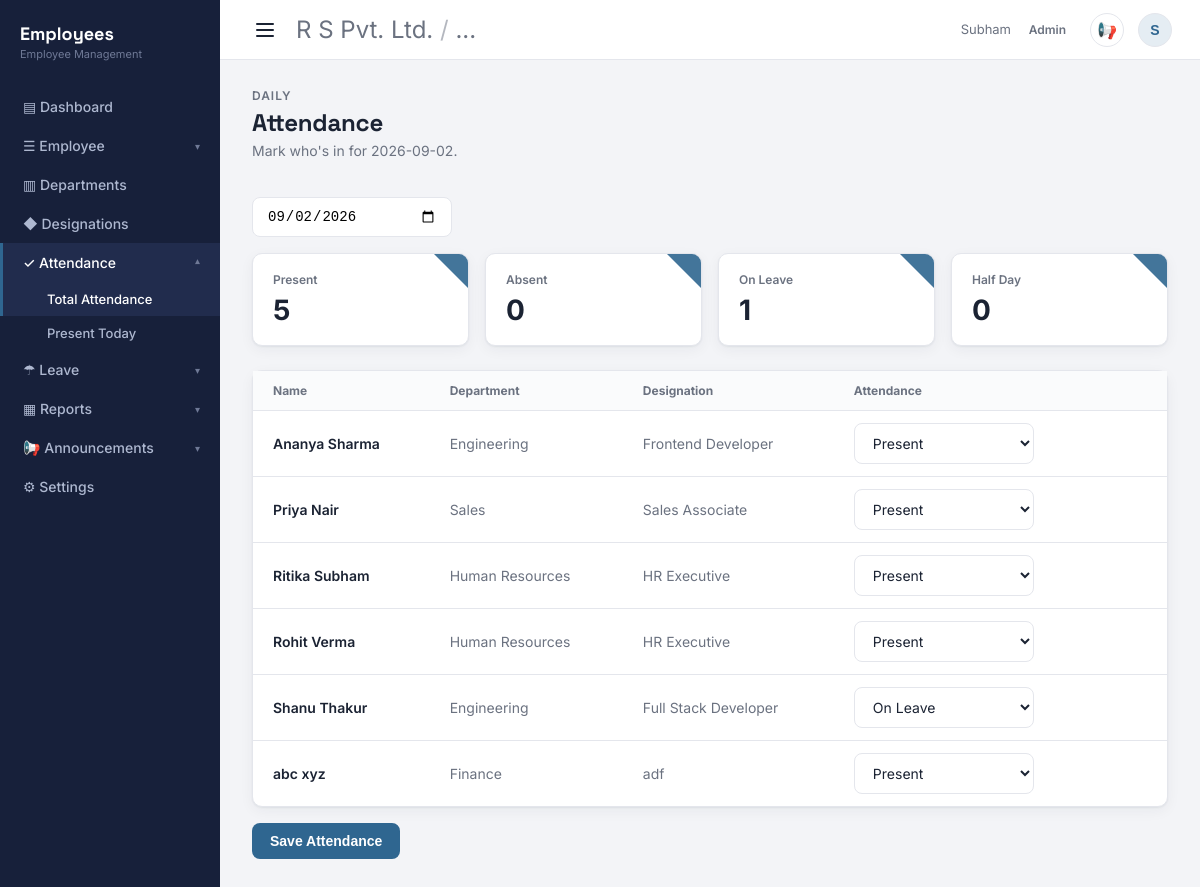
Screenshot of /attendance (signed in) with the database file from the repository.
### tables this page shows
CREATE TABLE employees (
    id INTEGER PRIMARY KEY AUTOINCREMENT,
    registration_no TEXT UNIQUE,
    name TEXT NOT NULL,
    email TEXT NOT NULL,
    phone TEXT,
    department TEXT NOT NULL,
    role TEXT NOT NULL,
    status TEXT NOT NULL DEFAULT 'Active',
    salary REAL,
    experience_years REAL,
    join_date TEXT NOT NULL,
    paid_leaves_override INTEGER,
    unpaid_leaves_override INTEGER,
    total_leaves_override INTEGER
);

CREATE TABLE attendance (
    id INTEGER PRIMARY KEY AUTOINCREMENT,
    employee_id INTEGER NOT NULL,
    date TEXT NOT NULL,
    status TEXT NOT NULL DEFAULT 'Present',
    check_in TEXT,
    check_out TEXT,
    UNIQUE(employee_id, date),
    FOREIGN KEY (employee_id) REFERENCES employees(id) ON DELETE CASCADE
);

### app.py (the view, shortened to what this page needs)
@app.route("/attendance", methods=["GET", "POST"])
@login_required
def attendance():
    db = get_db()
    is_staff = session.get("role") in ("Admin", "HR Manager")
    selected_date = request.form.get("date") or request.args.get("date") or date.today().isoformat()
    if is_staff:
        employees = db.execute("SELECT * FROM employees ORDER BY name").fetchall()
    else:
        emp_id = current_employee_id()
        employees = db.execute("SELECT * FROM employees WHERE id = ?", (emp_id,)).fetchall() if emp_id else []
    marked = {
        row["employee_id"]: row["status"]
        for row in db.execute("SELECT employee_id, status FROM attendance WHERE date = ?", (selected_date,)).fetchall()
    }
    roster = [{"employee": e, "status": marked.get(e["id"], "Present")} for e in employees]
    summary = {s: 0 for s in ATTENDANCE_STATUSES}
    for entry in roster:
        summary[entry["status"]] = summary.get(entry["status"], 0) + 1
    return render_template(
        "attendance.html",
        roster=roster,
        selected_date=selected_date,
        today=date.today().isoformat(),
        statuses=ATTENDANCE_STATUSES,
        summary=summary,
        is_staff=is_staff,
    )

### app.py (called while the page is built)
def login_required(view):
    @wraps(view)
    def wrapped(*args, **kwargs):
        if not session.get("logged_in"):
            return redirect(url_for("login"))
        return view(*args, **kwargs)
    return wrapped

def get_db():
    if "db" not in g:
        g.db = db_compat.connect(DB_PATH)
        g.db.execute("PRAGMA foreign_keys = ON")
    return g.db

### db_compat.py (called while the page is built)
    def connect(sqlite_path):
        conn = sqlite3.connect(sqlite_path)
        conn.row_factory = sqlite3.Row
        return conn

### templates/attendance.html (shortened to what this page needs)
{% extends "base.html" %}
{% from "_macros.html" import status_badge %}
{% block content %}
<div class="page-head">
  <div>
    <div class="eyebrow">Daily</div>
    <h1>Attendance</h1>
    {% if is_staff %}
    <p class="sub">Mark who's in for {{ selected_date }}.</p>
    {% elif selected_date == today %}
    <p class="sub">Mark your own attendance for today.</p>
    {% else %}
    <p class="sub">Viewing your attendance for {{ selected_date }} (read-only — only today can be marked).</p>
    {% endif %}
  </div>
</div>
<form method="get" action="{{ url_for('attendance') }}" class="filter-bar" style="margin-bottom: 16px;">
  <input
    type="date"
    name="date"
    value="{{ selected_date }}"
    max="{{ today }}"
    class="search-input"
    style="max-width: 200px;"
    onchange="this.form.submit()"
  />
</form>
<div class="stat-row" id="attendance-stat-row">
  {% for status in statuses %}
  <div class="card stat-card stat-card-clickable" data-status="{{ status }}" role="button" tabindex="0" title="Show only {{ status }}">
    <div class="stat-corner" style="background: var(--primary);"></div>
    <div class="stat-label">{{ status }}</div>
    <div class="stat-value">{{ summary.get(status, 0) }}</div>
  </div>
  {% endfor %}
</div>
<form method="post" action="{{ url_for('attendance') }}">
  <div class="card" style="padding: 0;">
    <div style="overflow-x: auto;">
    <table>
      <thead>
        <tr>
          <th>Name</th>
          <th>Department</th>
          <th>Designation</th>
          <th>Attendance</th>
        </tr>
      </thead>
      <tbody>
        {% for entry in roster %}
        <tr data-status="{{ entry.status }}">
          <td style="font-weight: 600;">{{ entry.employee['name'] }}</td>
          <td style="color: var(--text-muted);">{{ entry.employee['department'] }}</td>
          <td style="color: var(--text-muted);">{{ entry.employee['role'] }}</td>
          <td>
            <select name="status_{{ entry.employee['id'] }}" class="filter-select attendance-select" data-emp-id="{{ entry.employee['id'] }}" {% if not is_staff and selected_date != today %}disabled{% endif %}>
              {% for status in statuses %}
              <option value="{{ status }}" {% if status == entry.status %}selected{% endif %}>{{ status }}</option>
              {% endfor %}
            </select>
          </td>
        </tr>
        {% else %}
        <tr>
          <td colspan="4" style="color: var(--text-muted);">No employees yet — add one to get started.</td>
        </tr>
        {% endfor %}
      </tbody>
    </table>
    </div>
  </div>
  {% if roster and (is_staff or selected_date == today) %}
  <div style="margin-top: 16px;">
    <button type="submit" class="btn btn-primary">Save Attendance</button>
  </div>
  {% endif %}
</form>
{% endblock %}

### static/css/style.css (style rules this page uses)
:root { --bg: #f3f4f7; --surface: #ffffff; --sidebar: #17203a; --sidebar-hover: #212c4d; --sidebar-text: #aeb8d0; --sidebar-text-dim: #6f7996; --primary: #2f6690; --primary-dark: #234c6c; --primary-soft: #e5edf3; --accent-green: #4c9a78; --accent-green-soft: #e6f2ec; --accent-amber: #c97b3b; --accent-amber-soft: #f7ece0; --accent-red: #b85c5c; --accent-red-soft: #f6e8e8; --text: #1b2333; --text-muted: #6b7280; --border: #e4e6ec; --radius: 10px; --shadow: 0 1px 2px rgba(23, 32, 58, 0.06), 0 4px 14px rgba(23, 32, 58, 0.05); }
* { box-sizing: border-box; }
html, body { height: 100%; margin: 0; }
body { background: var(--bg); color: var(--text); font-family: "Inter", -apple-system, BlinkMacSystemFont, sans-serif; -webkit-font-smoothing: antialiased; }
h1, h2, h3, h4 { font-family: "Space Grotesk", "Inter", sans-serif; margin: 0; letter-spacing: -0.01em; }
.page-head { display: flex; align-items: flex-end; justify-content: space-between; gap: 16px; margin-bottom: 24px; flex-wrap: wrap; }
.eyebrow { font-size: 12px; font-weight: 600; letter-spacing: 0.08em; text-transform: uppercase; color: var(--text-muted); margin-bottom: 4px; }
.page-head h1 { font-size: 24px; font-weight: 700; }
.page-head p.sub { color: var(--text-muted); font-size: 14px; margin-top: 4px; }
.btn { display: inline-block; border: none; border-radius: 8px; padding: 10px 18px; font-size: 14px; font-weight: 600; cursor: pointer; }
.btn-primary { background: var(--primary); color: #fff; }
.card { background: var(--surface); border: 1px solid var(--border); border-radius: var(--radius); box-shadow: var(--shadow); }
table { width: 100%; border-collapse: collapse; }
thead tr { font-size: 12px; color: var(--text-muted); text-align: left; background: #fafbfc; }
th, td { padding: 12px 20px; }
tbody tr { border-top: 1px solid var(--border); font-size: 14px; }
.stat-row { display: flex; gap: 16px; flex-wrap: wrap; margin-bottom: 24px; }
.stat-card { padding: 18px 20px; position: relative; overflow: hidden; flex: 1; min-width: 210px; }
.stat-corner { position: absolute; top: 0; right: 0; width: 34px; height: 34px; clip-path: polygon(100% 0, 0 0, 100% 100%); opacity: 0.9; }
.stat-label { font-size: 12px; color: var(--text-muted); font-weight: 600; }
.stat-value { font-size: 28px; font-weight: 700; margin-top: 6px; }
.stat-card-clickable { cursor: pointer; user-select: none; transition: transform 0.12s ease, box-shadow 0.12s ease, border-color 0.12s ease; }
.search-input { width: 100%; max-width: 360px; padding: 10px 14px; border-radius: 8px; border: 1px solid var(--border); font-size: 14px; }
.filter-bar { display: flex; align-items: center; gap: 10px; flex-wrap: wrap; }
.filter-select { padding: 10px 14px; border-radius: 8px; border: 1px solid var(--border); font-size: 14px; font-family: inherit; background: var(--surface); color: var(--text); min-width: 180px; }

### rows the page displays
employees: status "On Leave", get "1", employee.name "Ananya Sharma", employee.department "Engineering", employee.role "Frontend Developer", id "Present"
employees: employee.name "Priya Nair", employee.department "Sales", employee.role "Sales Associate", id "Present"
employees: employee.name "Ritika Subham", employee.department "Human Resources", employee.role "HR Executive", id "Present"
employees: employee.name "Rohit Verma", employee.department "Human Resources", employee.role "HR Executive", id "Present"
attendance: employee.name "Shanu Thakur", employee.department "Engineering", employee.role "Full Stack Developer", status "On Leave"
employees: employee.name "abc xyz", employee.department "Finance", employee.role "adf", id "Present"

### other values shown
{{ current_username }} "Subham"
{{ current_role }} "Admin"
{{ current_username[0]|upper if current_username else '?' }} "S"
{{ selected_date }} "2026-09-02"
{{ status }} "Present" "Absent" "Half Day"
{{ summary.get(status, 0) }} "5" "0" "0"
